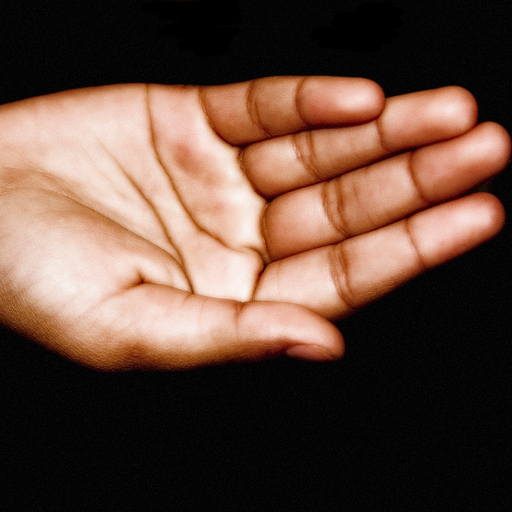
%> input picture Q1/CV/Lab 1/images/hand.jpg, 512 x 512 px
$ octave exercise6.m   (GNU Octave 9; MATLAB toolbox functions it lacks are replaced by stand-ins)
%> lines starting %> are read from the running program, lines starting %| are printed output that depends on the picture; in (x1, y1, x2, y2) boxes, pixels count from 0 and x2, y2 are one past the last pixel; in counts of white or black regions, pixels touching at a corner belong together; the program's own positions count from 1
% - - - - - -
% MAI CV
% Exercises Lab 1
% Author name: Jordi Riu - Josep Famadas
% - - - - - -


%%
%- - - - - -
%Exercise 6:
%- - - - - -
close all
clear all

% Read both images
im_hand = imread('C:\Users\Josep Famadas\Desktop\Computer Vision\Lab 1\images\hand.jpg');
%> im_hand is the input picture: size 512x512x3 uint8; mean R, G, B 98.3, 72.9, 60.5
im_mapfre = imread('C:\Users\Josep Famadas\Desktop\Computer Vision\Lab 1\images\mapfre.jpg');
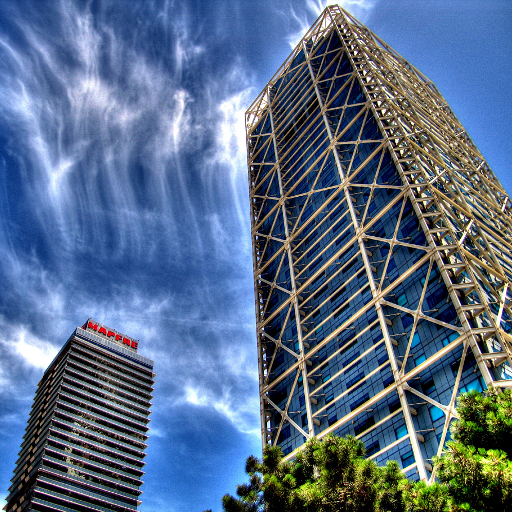
%> input picture Q1/CV/Lab 1/images/mapfre.jpg, 512 x 512 px
%> im_mapfre is the input picture: size 512x512x3 uint8; mean R, G, B 87, 107.6, 135.6

% Plot original hand and its grayscale and original tower
figure
subplot(1,2,1)
imshow(im_hand)
title('HAND ORIGINAL','fontsize',18)

subplot(1,2,2)
imshow(im_mapfre)
title('TOWER ORIGINAL','fontsize',18)

im_hand_gray = rgb2gray(im_hand);
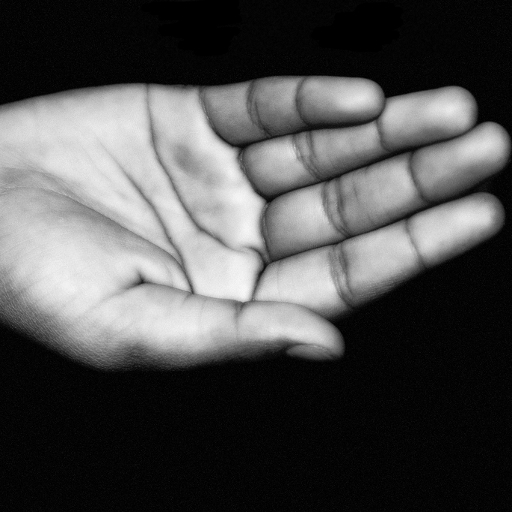
%> im_hand_gray: size 512x512 uint8; min 0, max 250, mean 79.1

figure
imshow(im_hand_gray)
title('HAND GRAYSCALE','fontsize',18)

% Set the threshold to 16
th = 16;

% Binarize the image with the threshold, and its inverse
im_hand_bin = imbinarize(im_hand_gray,th/255);
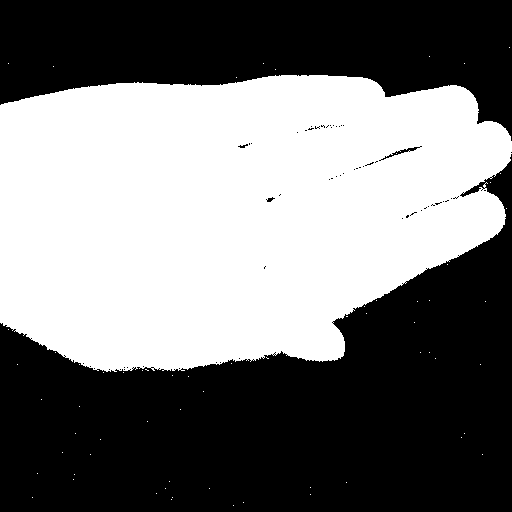
%> im_hand_bin: size 512x512 logical; 46.8% white; 65 white regions (64 under 20 px), largest, box (x1, y1, x2, y2) and area: (0, 75, 512, 372) 122707
im_nohand_bin = 1-im_hand_bin;

% Plot both, hand (binarization) and no hand (inverse binarization)
figure
subplot(1,2,1)
imshow(im_hand_bin)
title('HAND BINARIZED','fontsize',18)

subplot(1,2,2)
imshow(im_nohand_bin)
title('HAND BINARIZED INVERSE','fontsize',18)

% Sets the final image as a multiplication of the hand by the binarization
% and the tower by the inverse of the binarization
im_final = im_hand .* uint8(repmat(im_hand_bin,[1,1,3])) + im_mapfre .* uint8(repmat(im_nohand_bin,[1,1,3]));
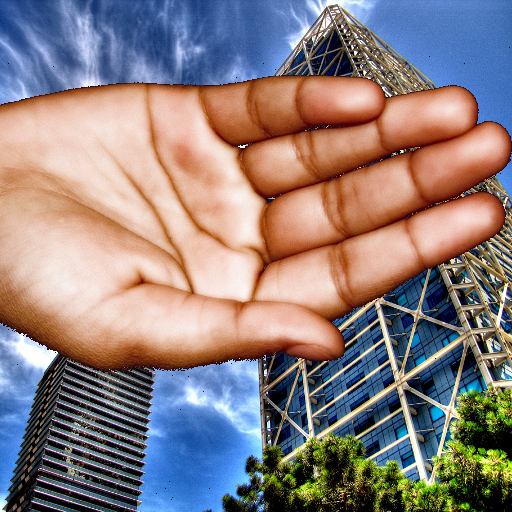
%> im_final: size 512x512x3 uint8; mean R, G, B 140.6, 127.1, 126.7

% Plot the image
figure
imshow(im_final)
title('SUPPERPOSED IMAGES','fontsize',18)

% Save the image
imwrite(im_final,'C:\Users\Josep Famadas\Desktop\Computer Vision\Lab 1\hand_mapfre.jpg');
